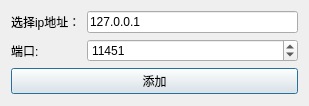
<?xml version="1.0" encoding="UTF-8"?>
<ui version="4.0">
 <class>AddDialog</class>
 <widget class="QDialog" name="AddDialog">
  <property name="geometry">
   <rect>
    <x>0</x>
    <y>0</y>
    <width>309</width>
    <height>106</height>
   </rect>
  </property>
  <property name="windowTitle">
   <string>添加</string>
  </property>
  <layout class="QGridLayout" name="gridLayout">
   <item row="0" column="0">
    <widget class="QLabel" name="ipLabel">
     <property name="text">
      <string>选择ip地址：</string>
     </property>
    </widget>
   </item>
   <item row="0" column="1">
    <widget class="QLineEdit" name="ipLineEdit">
     <property name="text">
      <string>127.0.0.1</string>
     </property>
    </widget>
   </item>
   <item row="1" column="0">
    <widget class="QLabel" name="portLabel">
     <property name="text">
      <string>端口:</string>
     </property>
    </widget>
   </item>
   <item row="1" column="1">
    <widget class="QSpinBox" name="portSpinBox">
     <property name="minimum">
      <number>1024</number>
     </property>
     <property name="maximum">
      <number>50000</number>
     </property>
     <property name="value">
      <number>11451</number>
     </property>
    </widget>
   </item>
   <item row="2" column="0" colspan="2">
    <widget class="QPushButton" name="addBtn">
     <property name="text">
      <string>添加</string>
     </property>
    </widget>
   </item>
  </layout>
 </widget>
 <resources/>
 <connections/>
</ui>
